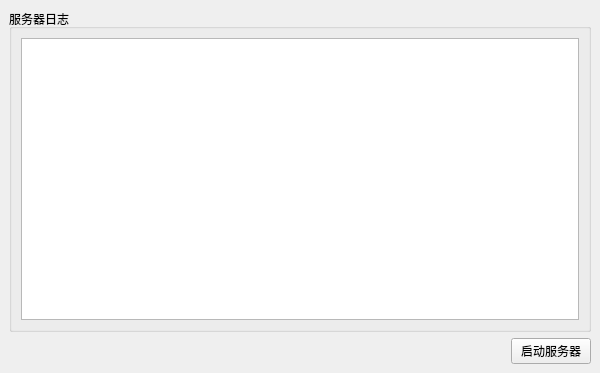
<?xml version="1.0" encoding="UTF-8"?>
<ui version="4.0">
 <class>MainWindow</class>
 <widget class="QMainWindow" name="MainWindow">
  <property name="geometry">
   <rect>
    <x>0</x>
    <y>0</y>
    <width>600</width>
    <height>373</height>
   </rect>
  </property>
  <property name="windowTitle">
   <string>服务器</string>
  </property>
  <widget class="QWidget" name="centralwidget">
   <layout class="QVBoxLayout" name="verticalLayout_2">
    <item>
     <widget class="QGroupBox" name="groupBox">
      <property name="title">
       <string>服务器日志</string>
      </property>
      <layout class="QVBoxLayout" name="verticalLayout">
       <item>
        <widget class="QPlainTextEdit" name="plainTextEdit"/>
       </item>
      </layout>
     </widget>
    </item>
    <item>
     <layout class="QHBoxLayout" name="horizontalLayout">
      <item>
       <spacer name="horizontalSpacer">
        <property name="orientation">
         <enum>Qt::Orientation::Horizontal</enum>
        </property>
        <property name="sizeHint" stdset="0">
         <size>
          <width>40</width>
          <height>20</height>
         </size>
        </property>
       </spacer>
      </item>
      <item>
       <widget class="QPushButton" name="starStopButton">
        <property name="text">
         <string>启动服务器</string>
        </property>
       </widget>
      </item>
     </layout>
    </item>
   </layout>
  </widget>
 </widget>
 <resources/>
 <connections/>
</ui>
